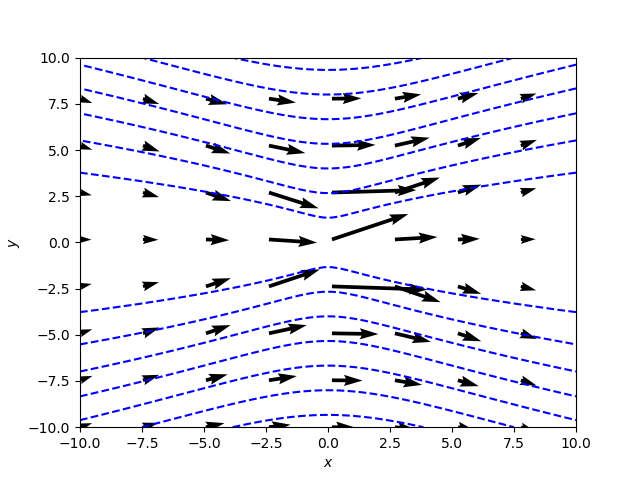

Recreate this plot in Python.
"""
Velocity field due to a single Stokeslet at r=0
psi = -(3/4)r \sin^{2}{\theta}

u ~ [2 cos(theta)/r]e_{r} - [sin(theta)/r]e_{theta} in polar
u ~ [2x/(x^2+y^2)]e_{r} - [y/(x^2+y^2)]e_{theta}
u ~ [(2x^2 + y^2)/(x^2+y^2)^(3/2)]e_{x} + [xy/(x^2+y^2)^(3/2)]e_{theta}

The last expression comes from ux = ur*cos(theta) - utheta*sin(theta)
uy = ur*sin(theta) + utheta*cos(theta),
with tan(theta) = y/x

Author: Pratik Aghor
"""
#####################
import numpy as np
from numpy import sin, cos, tan, arccos, cosh, tanh, arccosh, pi, arange, zeros, sqrt
import matplotlib
import matplotlib.pyplot as plt
#####################
x0 = -10
x1 = 10
y0 = -10
y1 = 10
C= 0.1
nx = 64; ny = 64;

x = np.linspace(x0, x1, nx)
y = np.linspace(y0, y1, ny)

Y, X = np.meshgrid(y, x)

ux = zeros((ny, nx))
uy = zeros((ny, nx))
psi = zeros((ny, nx))
for i in range(0, ny):
    for j in range(0, nx):
        if(x[j]**2 + y[i]**2 > 0.1):
            C = 0.1
        else:
            C = 0.01
        ux[i, j] = C*(2.0*x[j]**2 + y[i]**2)/(x[j]**2 + y[i]**2)**(3/2)
        uy[i, j] = C*x[j]*y[i]/(x[j]**2 + y[i]**2)**(3/2)
        psi[i, j] = -(3.0/4.0)*y[i]**2/(x[j]**2 + y[i]**2)**(1/2)


#####################
skip = (slice(None, None, 8), slice(None, None, 8))
fig = plt.figure()
ax = fig.add_subplot(111, polar=False)
ax.quiver(X[skip], Y[skip], ux[skip], uy[skip])
ax.contour(Y, X, psi, colors='blue')
ax.set_xlabel(r'$x$')  # Set x label
ax.set_ylabel(r'$y$')  # Set y label
plt.savefig('stokeslet.png')
#####################
